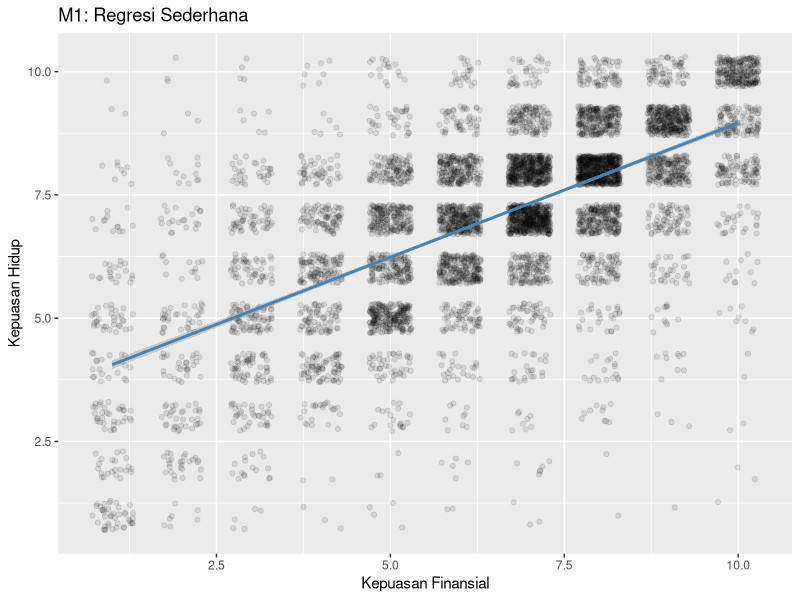
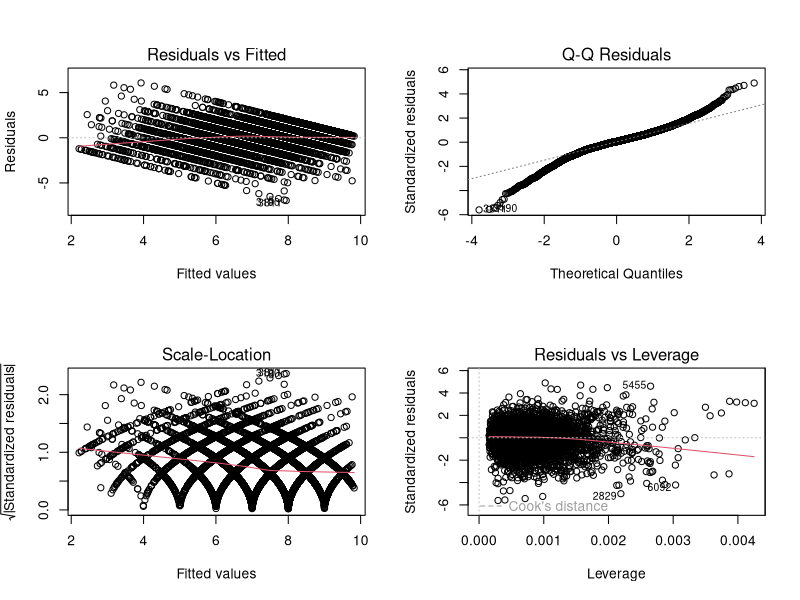
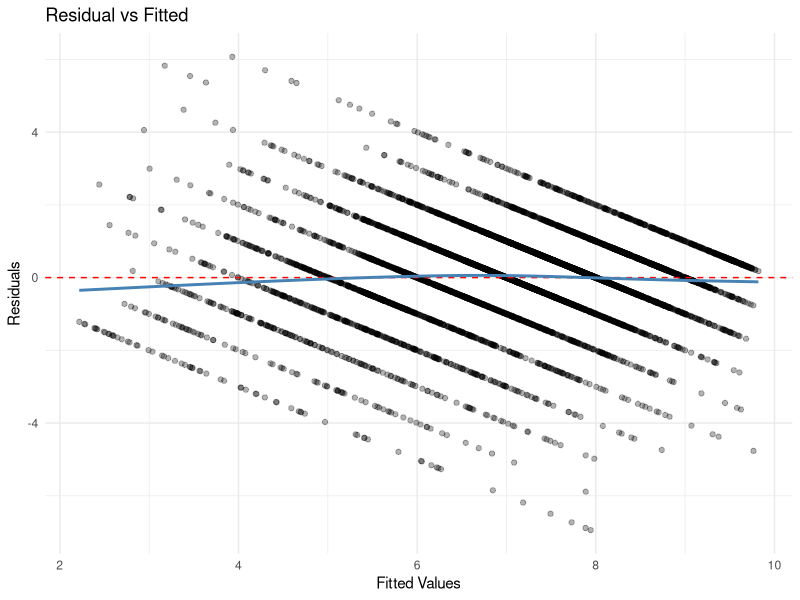

Here is the R script that generated these plots, in order:
## ---- chunk 1
library(tidyverse)
library(broom)
library(car)
library(knitr)
## ---- chunk 2
wvs <- read_csv("data/wvs1.csv")

dat <- wvs |>
  select(kepuasan_hidup, kebebasan_memilih, kepuasan_finansial, usia,
         religiusitas, jenis_kelamin, negara) |>
  drop_na()

nrow(dat)
## ---- chunk 3
m1 <- lm(kepuasan_hidup ~ kepuasan_finansial, data = dat)
tidy(m1)
## ---- chunk 4
glance(m1) |> select(r.squared, adj.r.squared, AIC)
## ---- chunk 5
ggplot(dat, aes(x = kepuasan_finansial, y = kepuasan_hidup)) +
  geom_jitter(alpha = 0.1, width = 0.3, height = 0.3) +
  geom_smooth(method = "lm", color = "steelblue") +
  labs(title = "M1: Regresi Sederhana",
       x = "Kepuasan Finansial", y = "Kepuasan Hidup")
## ---- chunk 6
m2 <- lm(kepuasan_hidup ~ kepuasan_finansial + kebebasan_memilih,
         data = dat)
tidy(m2)
## ---- chunk 7
m3 <- lm(kepuasan_hidup ~ kepuasan_finansial + kebebasan_memilih +
           religiusitas + usia, data = dat)
tidy(m3)
## ---- chunk 8
dat <- dat |>
  mutate(
    jenis_kelamin = factor(jenis_kelamin),
    negara = factor(negara)
  )

m4 <- lm(kepuasan_hidup ~ kepuasan_finansial + kebebasan_memilih +
           religiusitas + usia + jenis_kelamin, data = dat)
tidy(m4)
## ---- chunk 9
m5 <- lm(kepuasan_hidup ~ kepuasan_finansial + kebebasan_memilih +
           religiusitas + usia + jenis_kelamin + negara, data = dat)
tidy(m5) |> kable(digits = 3)
## ---- chunk 10
m6 <- lm(kepuasan_hidup ~ kepuasan_finansial * jenis_kelamin +
           kebebasan_memilih + religiusitas + usia, data = dat)
tidy(m6) |> kable(digits = 3)
## ---- chunk 11
anova(m1, m2, m3)
## ---- chunk 12
tibble(
  Model = paste0("m", 1:6),
  R2_adj = c(glance(m1)$adj.r.squared, glance(m2)$adj.r.squared,
             glance(m3)$adj.r.squared, glance(m4)$adj.r.squared,
             glance(m5)$adj.r.squared, glance(m6)$adj.r.squared),
  AIC = c(AIC(m1), AIC(m2), AIC(m3), AIC(m4), AIC(m5), AIC(m6))
) |> kable(digits = 3)
## ---- chunk 13
par(mfrow = c(2, 2))
plot(m3)
## ---- chunk 14
vif(m3)
## ---- chunk 15
ggplot(augment(m3), aes(x = .fitted, y = .resid)) +
  geom_point(alpha = 0.3) +
  geom_hline(yintercept = 0, linetype = "dashed", color = "red") +
  geom_smooth(se = FALSE, color = "steelblue") +
  labs(title = "Residual vs Fitted", x = "Fitted Values", y = "Residuals") +
  theme_minimal()
## ---- chunk 16
dat_scaled <- dat |>
  mutate(across(where(is.numeric), scale))

m3_std <- lm(kepuasan_hidup ~ kepuasan_finansial + kebebasan_memilih +
               religiusitas + usia, data = dat_scaled)
tidy(m3_std) |> kable(digits = 3)
